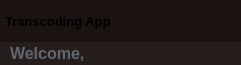
        <widget class="QFrame" name="frame_top">
         <property name="minimumSize">
          <size>
           <width>0</width>
           <height>65</height>
          </size>
         </property>
         <property name="maximumSize">
          <size>
           <width>16777215</width>
           <height>65</height>
          </size>
         </property>
         <property name="styleSheet">
          <string notr="true"> background-color: rgba(27,18,18,200);</string>
         </property>
         <property name="frameShape">
          <enum>QFrame::NoFrame</enum>
         </property>
         <property name="frameShadow">
          <enum>QFrame::Raised</enum>
         </property>
         <layout class="QHBoxLayout" name="horizontalLayout_3">
          <property name="spacing">
           <number>0</number>
          </property>
          <property name="leftMargin">
           <number>0</number>
          </property>
          <property name="topMargin">
           <number>0</number>
          </property>
          <property name="rightMargin">
           <number>0</number>
          </property>
          <property name="bottomMargin">
           <number>0</number>
          </property>
          <item>
           <widget class="QFrame" name="frame_top_right">
            <property name="styleSheet">
             <string notr="true">background: transparent;</string>
            </property>
            <property name="frameShape">
             <enum>QFrame::NoFrame</enum>
            </property>
            <property name="frameShadow">
             <enum>QFrame::Raised</enum>
            </property>
            <layout class="QVBoxLayout" name="verticalLayout_2">
             <property name="spacing">
              <number>0</number>
             </property>
             <property name="leftMargin">
              <number>0</number>
             </property>
             <property name="topMargin">
              <number>0</number>
             </property>
             <property name="rightMargin">
              <number>0</number>
             </property>
             <property name="bottomMargin">
              <number>0</number>
             </property>
             <item>
              <widget class="QFrame" name="frame_top_btns">
               <property name="maximumSize">
                <size>
                 <width>16777215</width>
                 <height>42</height>
                </size>
               </property>
               <property name="styleSheet">
                <string notr="true">background-color: rgba(27,18,18,200);</string>
               </property>
               <property name="frameShape">
                <enum>QFrame::NoFrame</enum>
               </property>
               <property name="frameShadow">
                <enum>QFrame::Raised</enum>
               </property>
               <layout class="QHBoxLayout" name="horizontalLayout_4">
                <property name="spacing">
                 <number>0</number>
                </property>
                <property name="leftMargin">
                 <number>0</number>
                </property>
                <property name="topMargin">
                 <number>0</number>
                </property>
                <property name="rightMargin">
                 <number>0</number>
                </property>
                <property name="bottomMargin">
                 <number>0</number>
                </property>
                <item>
                 <widget class="QFrame" name="frame_label_top_btns">
                  <property name="sizePolicy">
                   <sizepolicy hsizetype="Expanding" vsizetype="Preferred">
                    <horstretch>0</horstretch>
                    <verstretch>0</verstretch>
                   </sizepolicy>
                  </property>
                  <property name="styleSheet">
                   <string notr="true">background-color: rgba(27,18,18,200);</string>
                  </property>
                  <property name="frameShape">
                   <enum>QFrame::NoFrame</enum>
                  </property>
                  <property name="frameShadow">
                   <enum>QFrame::Raised</enum>
                  </property>
                  <layout class="QHBoxLayout" name="horizontalLayout_10">
                   <property name="spacing">
                    <number>0</number>
                   </property>
                   <property name="leftMargin">
                    <number>5</number>
                   </property>
                   <property name="topMargin">
                    <number>0</number>
                   </property>
                   <property name="rightMargin">
                    <number>10</number>
                   </property>
                   <property name="bottomMargin">
                    <number>0</number>
                   </property>
                   <item>
                    <widget class="QFrame" name="frame_icon_top_bar">
                     <property name="maximumSize">
                      <size>
                       <width>30</width>
                       <height>30</height>
                      </size>
                     </property>
                     <property name="styleSheet">
                      <string notr="true">background: transparent;
background-image: url(:/16x16/icons/16x16/cil-terminal.png);
background-position: center;
background-repeat: no-repeat;
</string>
                     </property>
                     <property name="frameShape">
                      <enum>QFrame::StyledPanel</enum>
                     </property>
                     <property name="frameShadow">
                      <enum>QFrame::Raised</enum>
                     </property>
                    </widget>
                   </item>
                   <item>
                    <widget class="QLabel" name="label_title_bar_top">
                     <property name="font">
                      <font>
                       <family>Segoe UI</family>
                       <pointsize>10</pointsize>
                       <weight>75</weight>
                       <bold>true</bold>
                      </font>
                     </property>
                     <property name="styleSheet">
                      <string notr="true">background-color: rgba(27,18,18,200);
</string>
                     </property>
                     <property name="text">
                      <string>Transcoding App</string>
                     </property>
                    </widget>
                   </item>
                  </layout>
                 </widget>
                </item>
                <item alignment="Qt::AlignRight">
                 <widget class="QFrame" name="frame_btns_right">
                  <property name="sizePolicy">
                   <sizepolicy hsizetype="Expanding" vsizetype="Preferred">
                    <horstretch>0</horstretch>
                    <verstretch>0</verstretch>
                   </sizepolicy>
                  </property>
                  <property name="maximumSize">
                   <size>
                    <width>120</width>
                    <height>16777215</height>
                   </size>
                  </property>
                  <property name="frameShape">
                   <enum>QFrame::NoFrame</enum>
                  </property>
                  <property name="frameShadow">
                   <enum>QFrame::Raised</enum>
                  </property>
                  <layout class="QHBoxLayout" name="horizontalLayout_5">
                   <property name="spacing">
                    <number>0</number>
                   </property>
                   <property name="leftMargin">
                    <number>0</number>
                   </property>
                   <property name="topMargin">
                    <number>0</number>
                   </property>
                   <property name="rightMargin">
                    <number>0</number>
                   </property>
                   <property name="bottomMargin">
                    <number>0</number>
                   </property>
                   <item>
                    <widget class="QPushButton" name="btn_minimize">
                     <property name="sizePolicy">
                      <sizepolicy hsizetype="Minimum" vsizetype="Expanding">
                       <horstretch>0</horstretch>
                       <verstretch>0</verstretch>
                      </sizepolicy>
                     </property>
                     <property name="minimumSize">
                      <size>
                       <width>40</width>
                       <height>0</height>
                      </size>
                     </property>
                     <property name="maximumSize">
                      <size>
                       <width>40</width>
                       <height>16777215</height>
                      </size>
                     </property>
                     <property name="toolTip">
                      <string>Minimize</string>
                     </property>
                     <property name="styleSheet">
                      <string notr="true">QPushButton {	
	border: none;
	background-color: transparent;
}
QPushButton:hover {
	background-color: rgb(52, 59, 72);
}
QPushButton:pressed {	
	background-color: rgb(240, 101, 131);
}
</string>
                     </property>
                     <property name="text">
                      <string/>
                     </property>
                     <property name="icon">
                      <iconset resource="../../../Sample/Simple_PySide_Base-master/files.qrc">
                       <normaloff>:/16x16/icons/16x16/cil-window-minimize.png</normaloff>:/16x16/icons/16x16/cil-window-minimize.png</iconset>
                     </property>
                    </widget>
                   </item>
                   <item>
                    <widget class="QPushButton" name="btn_maximize_restore">
                     <property name="sizePolicy">
                      <sizepolicy hsizetype="Minimum" vsizetype="Expanding">
                       <horstretch>0</horstretch>
                       <verstretch>0</verstretch>
                      </sizepolicy>
                     </property>
                     <property name="minimumSize">
                      <size>
                       <width>40</width>
                       <height>0</height>
                      </size>
                     </property>
                     <property name="maximumSize">
                      <size>
                       <width>40</width>
                       <height>16777215</height>
                      </size>
                     </property>
                     <property name="toolTip">
                      <string>Maximize</string>
                     </property>
                     <property name="styleSheet">
                      <string notr="true">QPushButton {	
	border: none;
	background-color: transparent;
}
QPushButton:hover {
	background-color: rgb(52, 59, 72);
}
QPushButton:pressed {	
	background-color: rgb(240, 101, 131);
}</string>
                     </property>
                     <property name="text">
                      <string/>
                     </property>
                     <property name="icon">
                      <iconset resource="../../../Sample/Simple_PySide_Base-master/files.qrc">
                       <normaloff>:/16x16/icons/16x16/cil-window-maximize.png</normaloff>:/16x16/icons/16x16/cil-window-maximize.png</iconset>
                     </property>
                    </widget>
                   </item>
                   <item>
                    <widget class="QPushButton" name="btn_close">
                     <property name="sizePolicy">
                      <sizepolicy hsizetype="Minimum" vsizetype="Expanding">
                       <horstretch>0</horstretch>
                       <verstretch>0</verstretch>
                      </sizepolicy>
                     </property>
                     <property name="minimumSize">
                      <size>
                       <width>40</width>
                       <height>0</height>
                      </size>
                     </property>
                     <property name="maximumSize">
                      <size>
                       <width>40</width>
                       <height>16777215</height>
                      </size>
                     </property>
                     <property name="toolTip">
                      <string>Close</string>
                     </property>
                     <property name="styleSheet">
                      <string notr="true">QPushButton {	
	border: none;
	background-color: transparent;
}
QPushButton:hover {
	background-color: rgb(52, 59, 72);
}
QPushButton:pressed {	
	background-color: rgb(240, 101, 131);

}</string>
                     </property>
                     <property name="text">
                      <string/>
                     </property>
                     <property name="icon">
                      <iconset resource="../../../Sample/Simple_PySide_Base-master/files.qrc">
                       <normaloff>:/16x16/icons/16x16/cil-x.png</normaloff>:/16x16/icons/16x16/cil-x.png</iconset>
                     </property>
                    </widget>
                   </item>
                  </layout>
                 </widget>
                </item>
               </layout>
              </widget>
             </item>
             <item>
              <widget class="QFrame" name="frame_top_info">
               <property name="maximumSize">
                <size>
                 <width>16777215</width>
                 <height>65</height>
                </size>
               </property>
               <property name="styleSheet">
                <string notr="true">background-color: transparent;</string>
               </property>
               <property name="frameShape">
                <enum>QFrame::NoFrame</enum>
               </property>
               <property name="frameShadow">
                <enum>QFrame::Raised</enum>
               </property>
               <layout class="QHBoxLayout" name="horizontalLayout_8">
                <property name="spacing">
                 <number>0</number>
                </property>
                <property name="leftMargin">
                 <number>10</number>
                </property>
                <property name="topMargin">
                 <number>0</number>
                </property>
                <property name="rightMargin">
                 <number>10</number>
                </property>
                <property name="bottomMargin">
                 <number>0</number>
                </property>
                <item>
                 <widget class="QLabel" name="label_welcome">
                  <property name="maximumSize">
                   <size>
                    <width>16777215</width>
                    <height>15</height>
                   </size>
                  </property>
                  <property name="font">
                   <font>
                    <family>Segoe UI</family>
                    <pointsize>12</pointsize>
                    <weight>75</weight>
                    <bold>true</bold>
                   </font>
                  </property>
                  <property name="styleSheet">
                   <string notr="true">color: rgb(98, 103, 111); </string>
                  </property>
                  <property name="text">
                   <string>Welcome, </string>
                  </property>
                  <property name="indent">
                   <number>-1</number>
                  </property>
                 </widget>
                </item>
               </layout>
              </widget>
             </item>
            </layout>
           </widget>
          </item>
         </layout>
        </widget>
